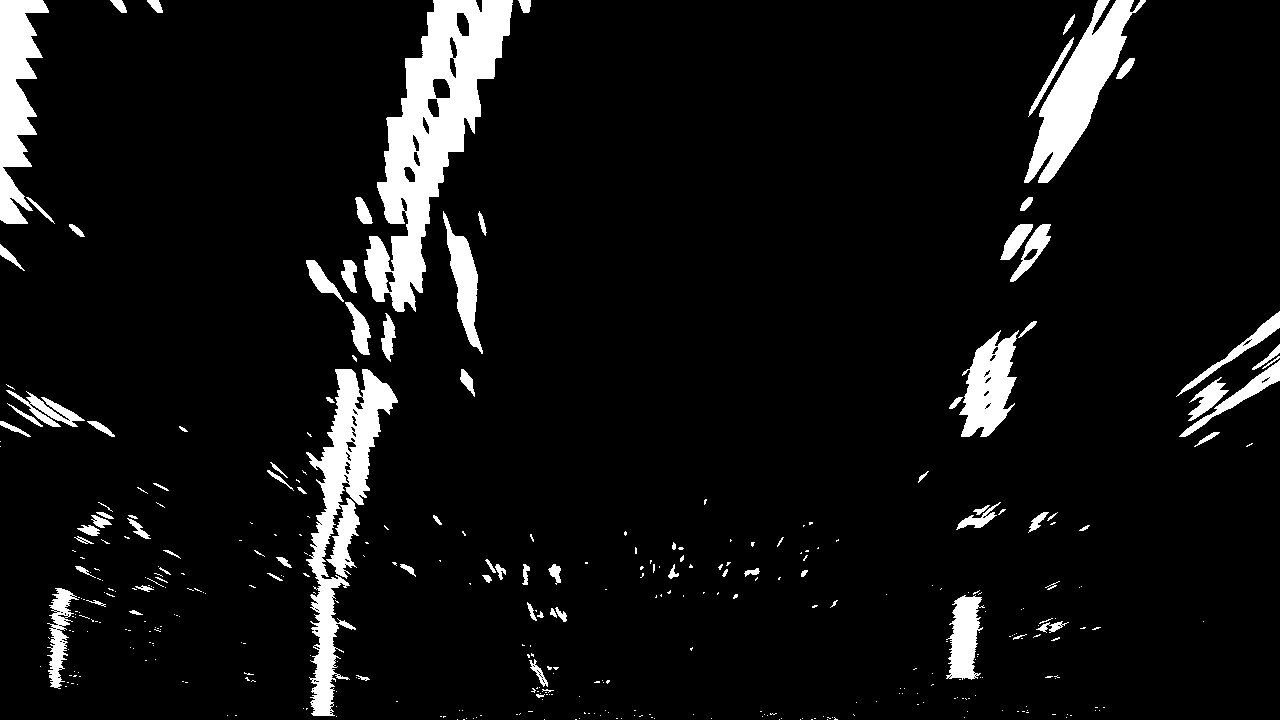
#> input picture part1-CV-DL-and-sensor-fusion/module02-advanced-lane-finding/lesson08-advanced-cv/line_finding/warped_example.jpg, 1280 x 720 px
$ python 01_histogram_peaks.py
#> lines starting #> are read from the running program, lines starting #| are printed output that depends on the picture
import numpy as np
import matplotlib.image as mpimg
import matplotlib.pyplot as plt

def hist(img):
    # Get X and Y sizes of the image
    ysize = img.shape[0]
#> ysize = 720
    xsize = img.shape[1]
#> xsize = 1280
    half_ysize_int = ysize//2
#> half_ysize_int = 360

    # Grab the bottom half of the image (lane lines will be more vertical near to the car)
    bottom_half = img[half_ysize_int:, :]
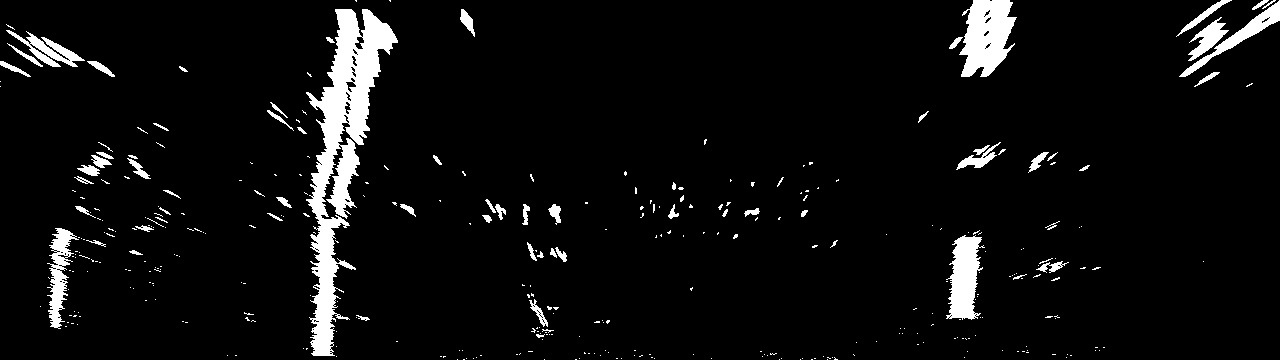
#> bottom_half: shape (360, 1280) float64; min 0, max 1, mean 0.0563

    # Sum across image pixels vertically
    histogram = np.array([]) # List to store how many white points are in the vertical of each X
    x_sum = 0 # Container to store the count of white points

    # Iterate columns of the half-image (histogram)
    for x in range(xsize):
        # Iterate rows of the half-image (vertical)
        for y in range(half_ysize_int):
            # If the pixel is in white, add it to the count
            if bottom_half[y,x] == 1:
                x_sum += 1
        histogram = np.append(histogram, [x_sum])
        x_sum = 0

    return histogram

# Load our image (and normalize from 0-255 to 0-1)
img = mpimg.imread('warped_example.jpg')/255

# Create histogram of image binary activations
histogram = hist(img)
#> histogram = 1280 values, max 209 at index 324, min 0 at index 116, mean 14.85

# Visualize the resulting histogram
plt.plot(histogram)

plt.show()
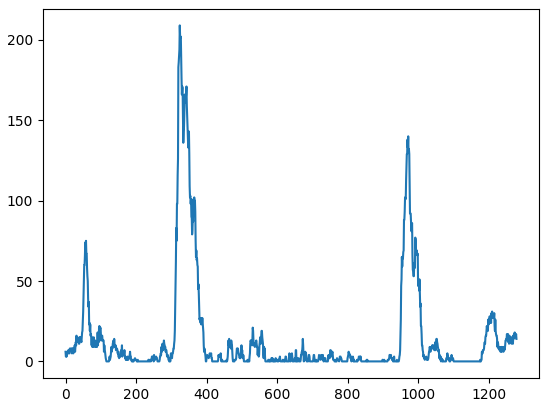
#> figure drawn by matplotlib, 1 panel; curve peaks at x = 324, y = 209
